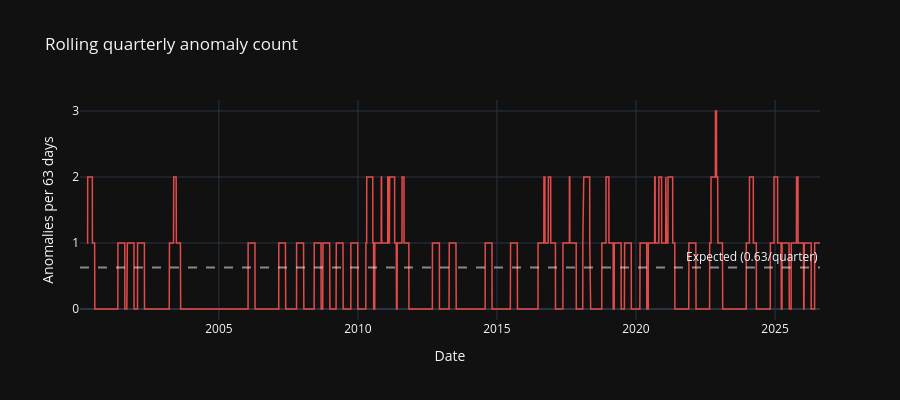

Write notebook code for a chart like this one.
### Markdown cell above
## 10. Anomaly clustering

### Code cell
# Rolling 63-day (one quarter) anomaly count
rolling_count = anomaly_99.astype(int).rolling(63).sum()

fig = go.Figure()
fig.add_trace(go.Scatter(
    x=returns.index, y=rolling_count.values,
    mode='lines', name='Rolling 63-day anomaly count',
    line=dict(color='#E24B4A', width=1.5),
))
fig.add_hline(
    y=63 * 0.01, line_dash='dash', line_color='white',
    opacity=0.5, annotation_text='Expected (0.63/quarter)',
)
fig.update_layout(
    template='plotly_dark',
    title='Rolling quarterly anomaly count',
    xaxis_title='Date', yaxis_title='Anomalies per 63 days',
    height=400,
)
fig.show()

### Figure 1 — Plotly figure (JSON) as saved in the notebook; plotly's stock layout.template omitted (floating-point values rounded to 4 significant figures; data arrays with more than 128 entries replaced by an {"elided": "..."} marker saying what was removed)
{"data": [{"line": {"color": "#E24B4A", "width": 1.5}, "mode": "lines", "name": "Rolling 63-day anomaly count", "type": "scatter", "x": {"elided": "6692 str values"}, "y": {"elided": "6692 float values"}}], "layout": {"annotations": [{"showarrow": false, "text": "Expected (0.63/quarter)", "x": 1, "xanchor": "right", "xref": "x domain", "y": 0.63, "yanchor": "bottom", "yref": "y"}], "height": 400, "shapes": [{"line": {"color": "white", "dash": "dash"}, "opacity": 0.5, "type": "line", "x0": 0, "x1": 1, "xref": "x domain", "y0": 0.63, "y1": 0.63, "yref": "y"}], "title": {"text": "Rolling quarterly anomaly count"}, "xaxis": {"title": {"text": "Date"}}, "yaxis": {"title": {"text": "Anomalies per 63 days"}}}}
